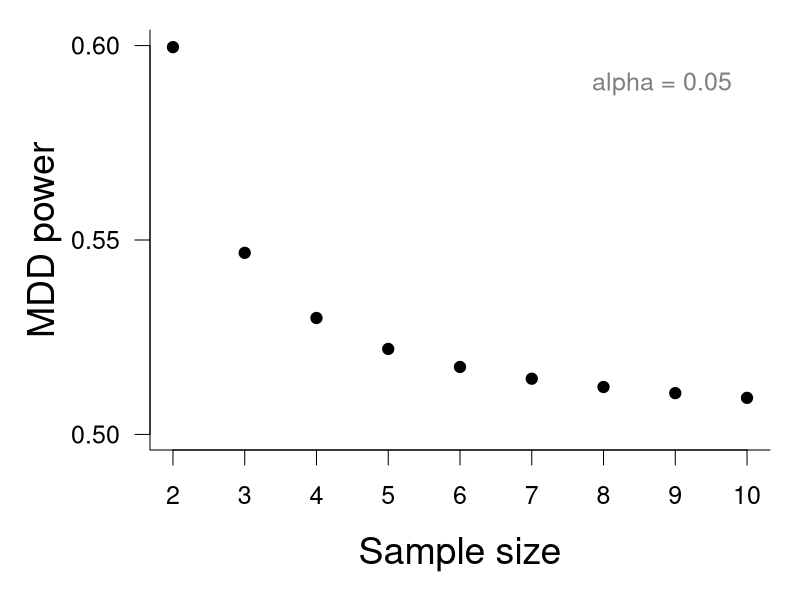

R code for this plot:
# Define sample sizes ranging from 2 to 10
sampleSize = c(seq(from = 2, to = 10, by = 1))

# Create empty data frame
out1 = data.frame(
  N = sampleSize,
  mddpower1 = rep(NA, length(sampleSize))
)

# Calculate MDD power for each sample size and store results in data frame 'out'
for (i in 1:length(sampleSize)) 
{
  N = sampleSize[i]
  df1 = N + N - 2
  # Calculate MDD power:
  mdd.power1 <- pt(qt(p = 0.05/1, df = df1, lower.tail = F),
                   df = df1, ncp = qt(0.05/1, df = df1, lower.tail = F),
                   lower.tail = F)
  out1$mddpower1[i] <- mdd.power1
}

# Plot 
op = par(mfrow = c(1, 1), mar = c(5, 5, 1, 1), las = 1, cex = 1.5, yaxt = "s", xaxt = "s")
plot(mddpower1 ~ N, data = out1, ylim = c(0.5, 0.6), pch = 19, bty = "l",
     ylab = "MDD power", xlab = "Sample size", cex.lab = 1.5, yaxt = "n", xaxt = "n")
axis(2, at = c(0.5, 0.55, 0.6), cex.lab = 1, labels =T)
axis(1, at = c(seq(2, 10, 1)), labels = T, cex.lab = 1)
text(10, 0.59, "alpha = 0.05", cex= 1, pos = 2, col ="grey50")
par(op)

